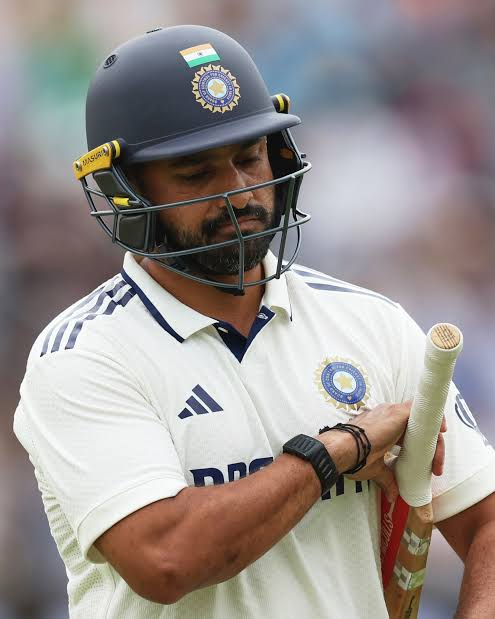
#> input picture karun_303/assets/karun_dejected_2025_close.jpg, 495 x 619 px, given in place of karun_dejected_2025_close.png, which was not available
$ python make_thumb.py
#> lines starting #> are read from the running program, lines starting #| are printed output that depends on the picture
#> in main, r is the input picture: PIL image 495x619 RGB; mean R, G, B 151.8, 144.9, 142.3
#!/usr/bin/env python3
"""Final thumbnail for '303* to Dropped': warm 2016 celebration (left 40%) -> cold close-up now (right 60%),
303* (yellow box) -> FORGOTTEN (red box), white arrow between.   python3 make_thumb.py -> out/Karun_303_thumbnail.jpg"""
import os

import numpy as np
from PIL import Image, ImageDraw, ImageFilter, ImageFont
from scipy import ndimage as nd

HERE = os.path.dirname(os.path.abspath(__file__))
ROOT = os.path.dirname(HERE)
ANTON = os.path.join(ROOT, "doc_video", "thumb", "fonts", "Anton-Regular.woff")
W, H = 1280, 720
SPLIT = 500                                   # left panel ~40%
Y, INK, RED = (255, 222, 89), (14, 14, 16), (222, 32, 38)


def cover(im, w, h, fx=0.5, fy=0.5):
#> called with w = 900, h = 720, fx = 0.5, fy = 0.1
    s = max(w / im.width, h / im.height)
#> s = 1.82
    im = im.resize((round(im.width * s), round(im.height * s)), Image.LANCZOS)
    x, y = int((im.width - w) * fx), int((im.height - h) * fy)
#> x = 0; y = 40
    return im.crop((x, y, x + w, y + h))


def grade(im, mul, add=0, sat=1.0, gamma=1.0):
#> called with mul = (0.8, 0.9, 1.08), add = 0, sat = 0.35, gamma = 1.08
    a = np.asarray(im, np.float32) / 255
    g = a.mean(2, keepdims=True)
    a = g + (a - g) * sat
    a = np.clip(a, 0, 1) ** gamma
    return Image.fromarray(np.clip((a * np.array(mul) + add) * 255, 0, 255).astype(np.uint8))


def vignette(im, k=0.55, cx=0.5, cy=0.45):
#> called with k = 0.6, cx = 0.45, cy = 0.4
    a = np.asarray(im, np.float32)
    h, w = a.shape[:2]
#> h = 720; w = 900
    yy, xx = np.mgrid[0:h, 0:w]
    r = ((xx / w - cx) / 0.7) ** 2 + ((yy / h - cy) / 0.75) ** 2
    return Image.fromarray(np.clip(a * np.clip(1 - k * r, 0.25, 1)[..., None], 0, 255).astype(np.uint8))


def boxed(base, xy, text, size, bg, fg, pad=(22, 12)):
    f = ImageFont.truetype(ANTON, size)
    d = ImageDraw.Draw(base)
    l, t, r, b = d.textbbox((0, 0), text, font=f)
    bw, bh = r - l + 2 * pad[0], b - t + 2 * pad[1]
    box = Image.new("RGBA", (bw, bh), bg + (255,))
    ImageDraw.Draw(box).text((pad[0] - l, pad[1] - t), text, font=f, fill=fg)
    sh = Image.new("RGBA", (bw + 60, bh + 60), (0, 0, 0, 0))
    ImageDraw.Draw(sh).rectangle((30, 30, 30 + bw, 30 + bh), fill=(0, 0, 0, 190))
    base.alpha_composite(sh.filter(ImageFilter.GaussianBlur(12)), (xy[0] - 22, xy[1] - 18))
    base.alpha_composite(box, xy)
    return (xy[0], xy[1], xy[0] + bw, xy[1] + bh)


def main():
    # right: Karun now, big close-up, cold
    r = Image.open(os.path.join(HERE, "up", "karun_dejected_2025_close.png")).convert("RGB")
    r = cover(r, W - SPLIT + 120, H, 0.5, 0.10)
    r = grade(r, (0.80, 0.90, 1.08), 0.0, sat=0.35, gamma=1.08)
    r = vignette(r, 0.6, 0.45, 0.4)
    # left: 2016, bat raised after the 303*, warm golden
    l = Image.open(os.path.join(HERE, "up", "karun_303_chennai_2016.png")).convert("RGB")
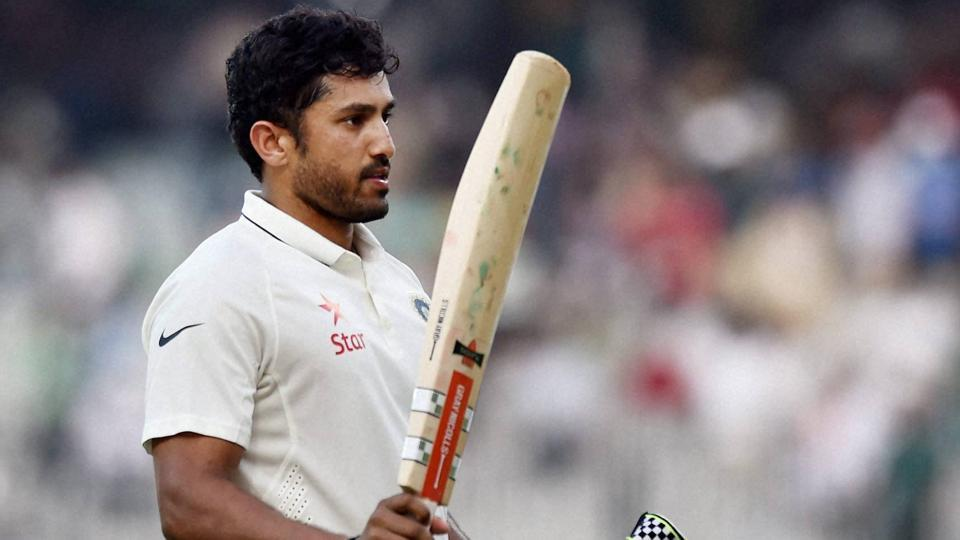
#> input picture karun_303/assets/karun_303_chennai_2016.jpg, 960 x 540 px, given in place of karun_303_chennai_2016.png, which was not available
#> l is the input picture: PIL image 960x540 RGB; mean R, G, B 139.8, 131.9, 133.3
    l = cover(l, SPLIT + 120, H, 0.12, 0.0)
    l = grade(l, (1.18, 1.0, 0.66), 0.04, sat=1.1, gamma=0.92)
    l = vignette(l, 0.35, 0.45, 0.45)
    shifted = Image.new("RGB", l.size)
#> shifted: PIL image 620x720 RGB; every value is 0
    shifted.paste(l, (0, 70))
    fill = l.crop((0, 0, l.width, 40)).resize((l.width, 150)).filter(ImageFilter.GaussianBlur(18))
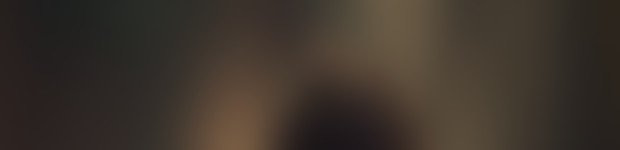
#> fill: PIL image 620x150 RGB; mean R, G, B 61, 52.1, 43.8
    under = shifted.copy()
    under.paste(fill, (0, 0))
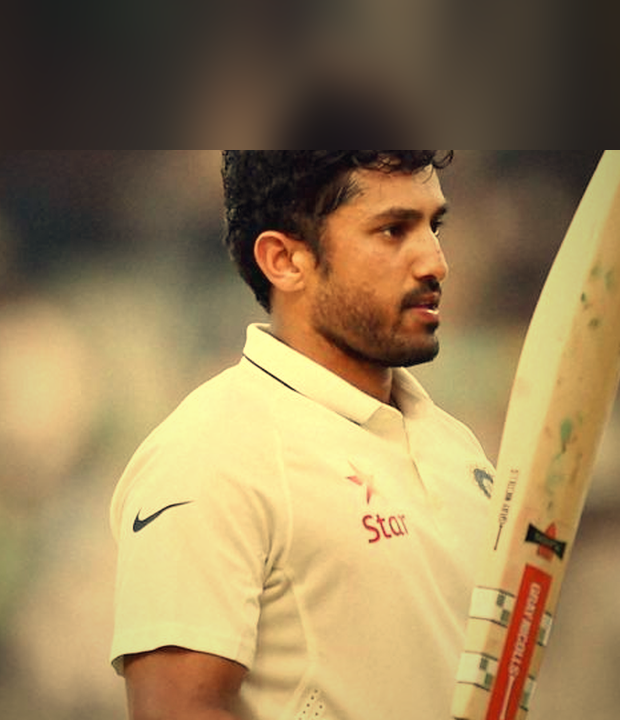
#> under: PIL image 620x720 RGB; mean R, G, B 151.9, 128.7, 88.2
    fm = np.clip((np.arange(l.height) - 80) / 60, 0, 1)[:, None] * np.ones((1, l.width))   # feathered join
    l = Image.composite(shifted, under, Image.fromarray((fm * 255).astype(np.uint8)))
#> l: PIL image 620x720 RGB

    base = Image.new("RGBA", (W, H))
#> base: PIL image 1280x720 RGBA; every value is 0
    base.paste(r, (SPLIT - 120, 0))
    # soft diagonal blend between the two panels
    mask = np.zeros((H, SPLIT + 120), np.float32)
    xx = np.arange(SPLIT + 120)[None, :]
    yy = np.arange(H)[:, None]
    edge = SPLIT + 40 - (yy - H / 2) * 0.12
    mask = np.clip((edge - xx) / 40 + 0.5, 0, 1)
    lm = Image.fromarray((mask * 255).astype(np.uint8))
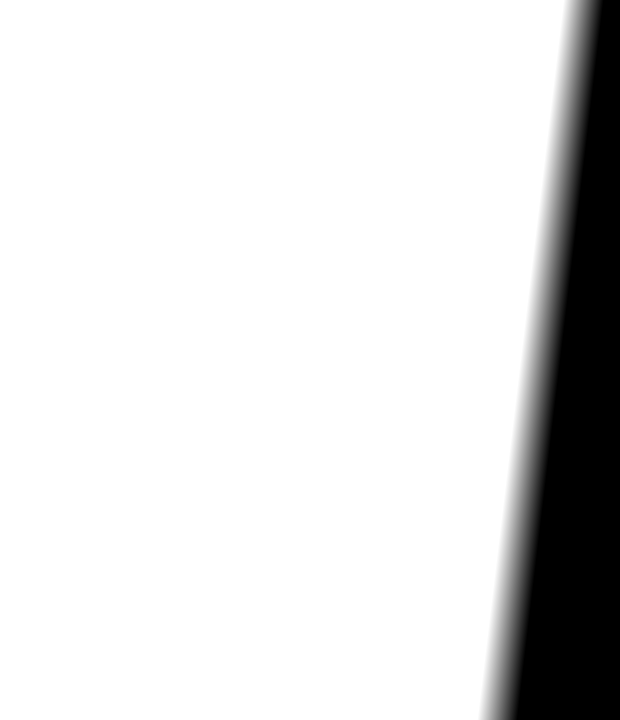
#> lm: PIL image 620x720 L; min 0, max 255, mean 222.3
    base.paste(l, (0, 0), lm)
    # glowing crack on the seam
    seam = Image.new("RGBA", (W, H), (0, 0, 0, 0))
    ds = ImageDraw.Draw(seam)
    rng = np.random.default_rng(5)
    pts = []
    for y in range(-10, H + 30, 30):
        x = SPLIT + 40 - (y - H / 2) * 0.12 + rng.uniform(-9, 9)
        pts.append((x, y))
    ds.line(pts, fill=(255, 244, 220, 255), width=4)
    base.alpha_composite(seam.filter(ImageFilter.GaussianBlur(9)))
    base.alpha_composite(seam.filter(ImageFilter.GaussianBlur(3)))
    base.alpha_composite(seam)

    # 303*  ->  FORGOTTEN
    b1 = boxed(base, (34, 34), "303*", 150, Y, INK)
#> in boxed, `l, t, r, b = d.textbbox((0, 0), text, font=f)`: l = 0; t = 29; r = 361; b = 142
#> in boxed, `bw, bh = r - l + 2 * pad[0], b - t + 2 * pad[1]`: bw = 405; bh = 137
#> in boxed, `sh = Image.new("RGBA", (bw + 60, bh + 60), (0, 0, 0, 0))`: sh: PIL image 465x197 RGBA; every value is 0
#> b1 = (34, 34, 439, 171)
    b2 = boxed(base, (812, 40), "FORGOTTEN", 92, RED, (255, 255, 255), pad=(20, 12))
#> call 2 of boxed, with xy = (812, 40), text = 'FORGOTTEN', size = 92, bg = (222, 32, 38), fg = (255, 255, 255), pad = (20, 12)
#> in boxed (call 2), `l, t, r, b = d.textbbox((0, 0), text, font=f)`: t = 18; r = 571; b = 87
#> in boxed (call 2), `bw, bh = r - l + 2 * pad[0], b - t + 2 * pad[1]`: bw = 611; bh = 93
#> in boxed (call 2), `ImageDraw.Draw(box).text((pad[0] - l, pad[1] - t), text, font=f, fill=..`:
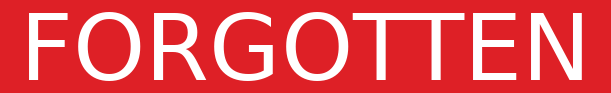
#> box: PIL image 611x93 RGBA; mean R, G, B, A 229, 79.1, 83.9, 255
#> in boxed (call 2), `sh = Image.new("RGBA", (bw + 60, bh + 60), (0, 0, 0, 0))`: sh: PIL image 671x153 RGBA; every value is 0
#> in boxed (call 2), `ImageDraw.Draw(sh).rectangle((30, 30, 30 + bw, 30 + bh), fill=(0, 0, 0..`:
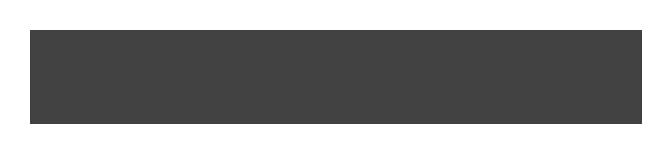
#> sh: PIL image 671x153 RGBA; mean R, G, B, A 0, 0, 0, 106.5; transparent parts drawn white
#> in boxed (call 2), `base.alpha_composite(box, xy)`:
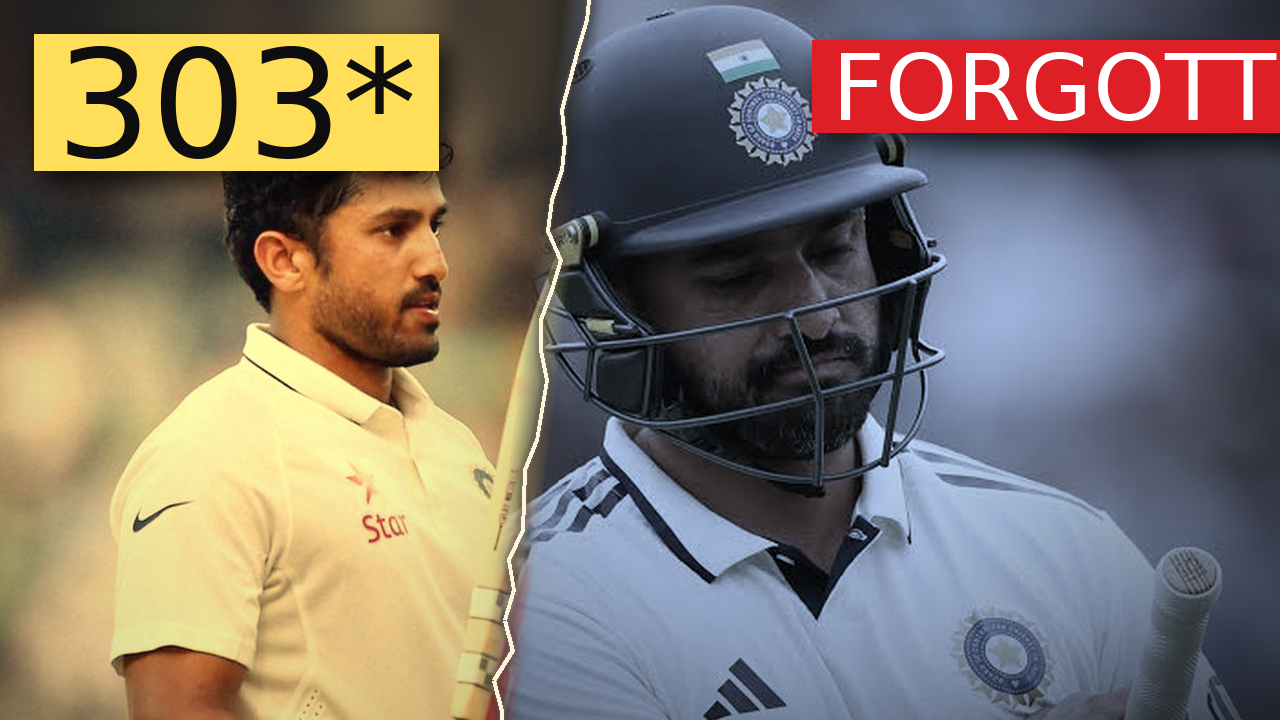
#> base: PIL image 1280x720 RGBA; mean R, G, B, A 129.7, 117.8, 106.1, 255
#> b2 = (812, 40, 1423, 133)
    d = ImageDraw.Draw(base)
    y = (b1[1] + b1[3]) // 2 + 8
#> y = 110
    x0, x1 = b1[2] + 26, b2[0] - 22
#> x0 = 465; x1 = 790
    arrow = Image.new("RGBA", (W, H), (0, 0, 0, 0))
    da = ImageDraw.Draw(arrow)
    da.line([(x0, y), (x1 - 30, y + 4)], fill=(255, 255, 255, 255), width=10)
    da.polygon([(x1, y + 4), (x1 - 42, y - 22), (x1 - 42, y + 30)], fill=(255, 255, 255, 255))
    sh = Image.new("RGBA", (W, H), (0, 0, 0, 0))
    sh.alpha_composite(arrow, (4, 6))
#> sh: PIL image 1280x720 RGBA
    shm = np.asarray(sh, np.float32)
    shm[..., :3] = 0
    base.alpha_composite(Image.fromarray(shm.astype(np.uint8)).filter(ImageFilter.GaussianBlur(5)))
    base.alpha_composite(arrow)

    # UNTOLD STORIES #5, small, 60% white
    f = ImageFont.truetype(ANTON, 34)
    tag = Image.new("RGBA", (W, H), (0, 0, 0, 0))
    ImageDraw.Draw(tag).text((W - 28, H - 24), "UNTOLD STORIES #5", font=f, fill=(255, 255, 255, 155), anchor="rs")
    base.alpha_composite(tag)

    os.makedirs(os.path.join(HERE, "out"), exist_ok=True)
    out = os.path.join(HERE, "out", "Karun_303_thumbnail.jpg")
    base.convert("RGB").save(out, quality=93)
    base.convert("RGB").resize((168, 94), Image.LANCZOS).save(os.path.join(HERE, "out", "thumb_tiny.png"))
    print(out, os.path.getsize(out) // 1024, "KB")


if __name__ == "__main__":
    main()
